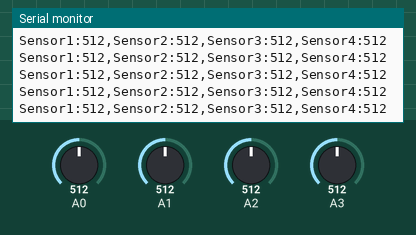
This sketch was run on a simulated Arduino Uno, built with avr-gcc and run on an emulated ATmega328P. Parts: the last lines printed to the serial monitor. The test bench sets the inputs (shaded band); at power-on: A0 = 512, A1 = 512, A2 = 512, A3 = 512.

Above: at 1.2 s.
1.3 s: A0 set to 716
At 1.38 s:
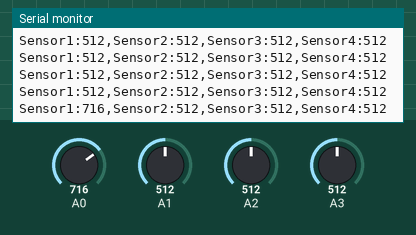
2.8 s: A1 set to 716
At 2.85 s:
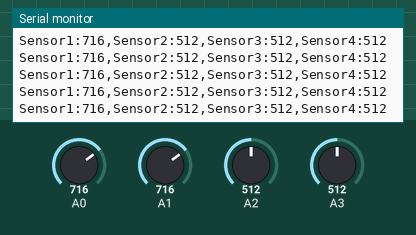
4.3 s: A2 set to 716
At 4.33 s:
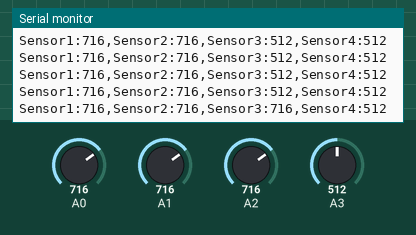
5.8 s: A3 set to 716
At 5.81 s:
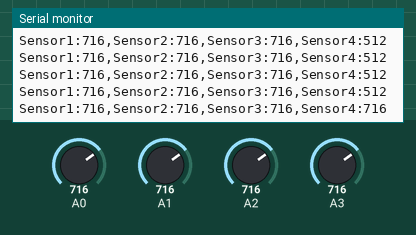
7.3 s: A0 set to 992
At 7.39 s:
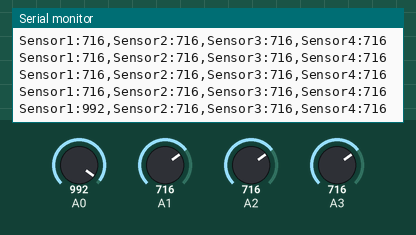
8.8 s: A1 set to 992
At 8.86 s:
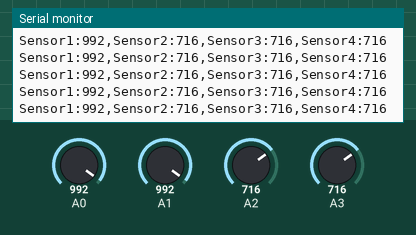
Timing chart, 0 to 11.3 s (numbered marks = the images above; inputs shaded):
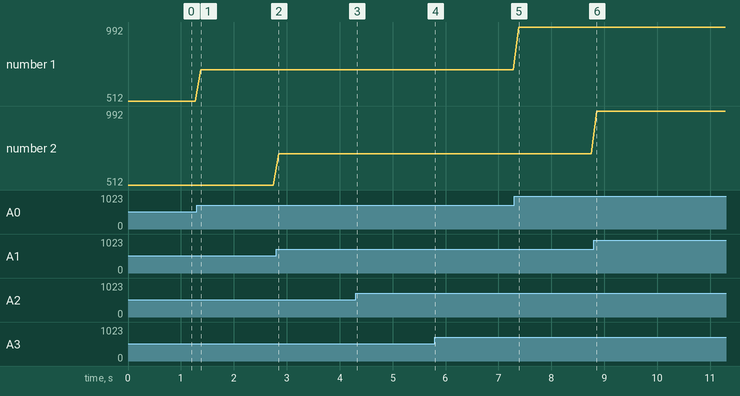

Measured:
- after the input at 1.3 s, the serial monitor: prints a new line after 0.08 s (image 1)
- after the input at 4.3 s, the serial monitor: prints a new line at once (image 3)
- after the input at 5.8 s, the serial monitor: prints a new line at once (image 4)
- after the input at 7.3 s, the serial monitor: prints a new line after 0.09 s (image 5)
- plotted number 1: 512 → 716 after the input at 1.3 s, 716 → 992 after the input at 7.3 s

The sketch:

Sensor_graph.ino
```cpp
//Grafica el sensor
void setup(){
    Serial.begin(115200);

}
void loop(){
    int sensor0 = analogRead(A0);
    delay(1);
    int sensor1 = analogRead(A1);
    delay(1);
    int sensor2 = analogRead(A2);
    delay(1);
    int sensor3 = analogRead(A3);
    delay(1);
    Serial.print("Sensor1:");
    Serial.print(sensor0);
    Serial.print(",Sensor2:");
    Serial.print(sensor1);
    Serial.print(",Sensor3:");
    Serial.print(sensor2);
    Serial.print(",Sensor4:");
    Serial.println(sensor3);
    delay(100);
}
```
